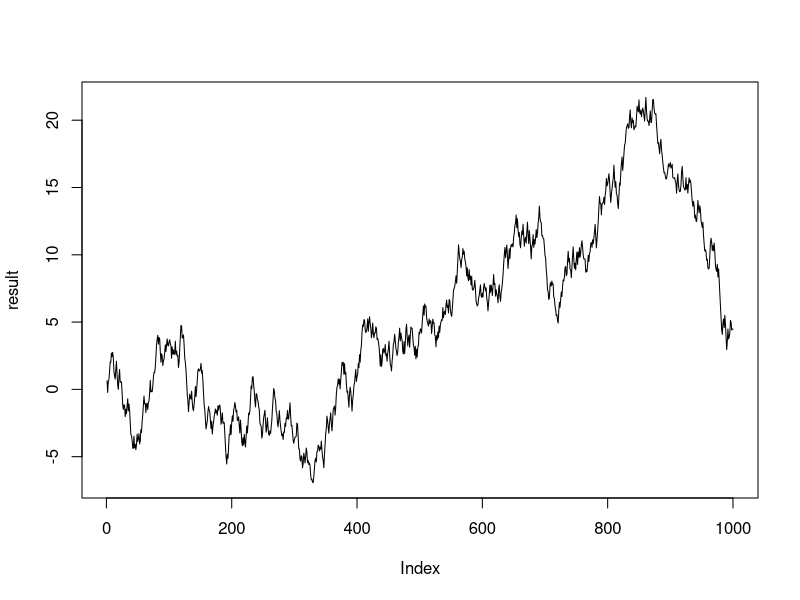
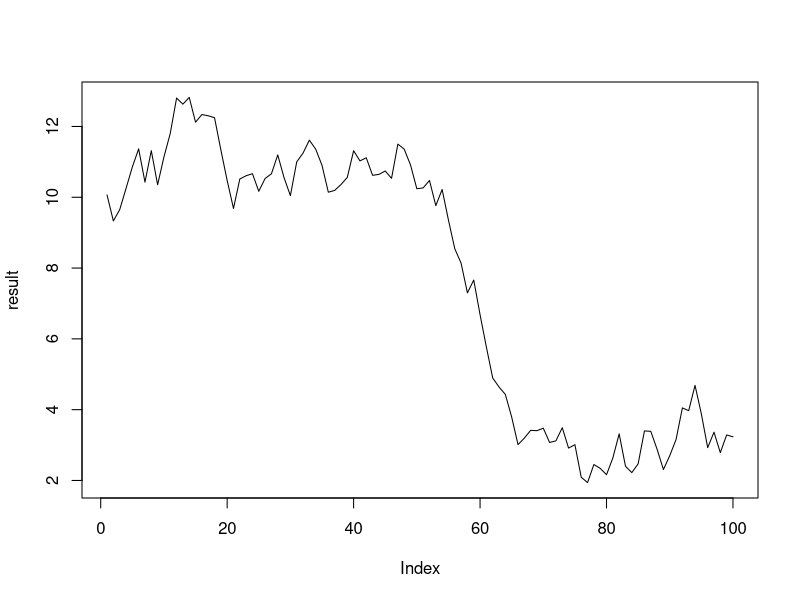

R code for these plots, in order:
### Fifth session: Basic programming in R ###########################

### Functions #######################################################

  # Empty workspace
  rm(list=ls())
  ls()
  # Or restart session with Ctrl+Shift+F10

  # Basic example
  add <- function(a,b) {
    a+b
  }

  # What did the last call do?
  ls()
  add
  class(add)

  # Using the function
  add(1,2)
  add(3,5)
  add(a=3,b=5)

  # More complex example
  addsum <- function(x) {

    number <- 0

    for(j in 1:x) {

      number <- number + j

    }

    return(number)

  }

  addsum(11)

  # More efficient alternative
  addsum(10)
  sum(1:10)


### for-loops #######################################################

  # Example 1
  number <- 0 # For result

  for(j in 1:10) {

    number <- number + j

  }

  number

  # Example 2
  values <- c(2,3,4,7,9)

  number <- 0

  for(i in values) {

    number <- number + i

  }

  number


### Nested loops ####################################################

  numbers <- NULL

  for(i in 1:10) {

    numbers[i] <- 0

    for(j in 1:i) {
      numbers[i] <- numbers[i]+j
    }

  }

  numbers


### Random numbers ##################################################

  # Uniform distribution
  runif(5)
  runif(5)
  runif(5)
  runif(10)

  test1 <- runif(100)
  summary(test1)

  test2 <- runif(100,min=-1,max=1)
  summary(test2)

  # Normal distribution
  rnorm(10)
  rnorm(10,mean=2,sd=5)

  # Sampling from a vector
  sample(x=1:10,
         size=2,
         replace=FALSE)

  sample(x=1:10,
         size=100,
         replace=TRUE)

  people <- c("Anna","Bobby","Charles","Donna","Ezra")
  sample(x=people,
         size=2,
         replace=FALSE)

  # Seeds
  set.seed(132)
  rnorm(1)
  set.seed(132)
  rnorm(1)


### Simple example combining a few things ###########################

  random.walk <- function(steps,start=0) {

    path <- runif(n=steps,min=-1,max=1)

    start+cumsum(path)

  }

  random.walk(steps=1000)

  result <- random.walk(steps=1000)
  plot(result,type="l")

  result <- random.walk(steps=100,start=10)
  plot(result,type="l")
